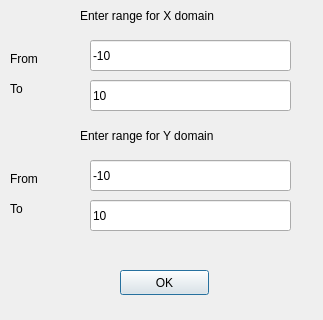
<?xml version="1.0" encoding="UTF-8"?>
<ui version="4.0">
 <class>AskRangeWindow</class>
 <widget class="QDialog" name="AskRangeWindow">
  <property name="geometry">
   <rect>
    <x>0</x>
    <y>0</y>
    <width>323</width>
    <height>320</height>
   </rect>
  </property>
  <property name="windowTitle">
   <string>Dialog</string>
  </property>
  <widget class="QLabel" name="label_range_X">
   <property name="geometry">
    <rect>
     <x>80</x>
     <y>0</y>
     <width>181</width>
     <height>31</height>
    </rect>
   </property>
   <property name="text">
    <string>Enter range for X domain</string>
   </property>
  </widget>
  <widget class="QLineEdit" name="edit_X_from">
   <property name="geometry">
    <rect>
     <x>90</x>
     <y>40</y>
     <width>201</width>
     <height>31</height>
    </rect>
   </property>
   <property name="text">
    <string>-10</string>
   </property>
  </widget>
  <widget class="QLineEdit" name="edit_X_to">
   <property name="geometry">
    <rect>
     <x>90</x>
     <y>80</y>
     <width>201</width>
     <height>31</height>
    </rect>
   </property>
   <property name="text">
    <string>10</string>
   </property>
  </widget>
  <widget class="QLabel" name="label_range_Y">
   <property name="geometry">
    <rect>
     <x>80</x>
     <y>120</y>
     <width>181</width>
     <height>31</height>
    </rect>
   </property>
   <property name="text">
    <string>Enter range for Y domain</string>
   </property>
  </widget>
  <widget class="QLabel" name="label_X_from">
   <property name="geometry">
    <rect>
     <x>10</x>
     <y>50</y>
     <width>67</width>
     <height>17</height>
    </rect>
   </property>
   <property name="text">
    <string>From</string>
   </property>
  </widget>
  <widget class="QLabel" name="label_X_to">
   <property name="geometry">
    <rect>
     <x>10</x>
     <y>80</y>
     <width>67</width>
     <height>17</height>
    </rect>
   </property>
   <property name="text">
    <string>To</string>
   </property>
  </widget>
  <widget class="QLineEdit" name="edit_Y_from">
   <property name="geometry">
    <rect>
     <x>90</x>
     <y>160</y>
     <width>201</width>
     <height>31</height>
    </rect>
   </property>
   <property name="text">
    <string>-10</string>
   </property>
  </widget>
  <widget class="QLabel" name="label_Y_from">
   <property name="geometry">
    <rect>
     <x>10</x>
     <y>170</y>
     <width>67</width>
     <height>17</height>
    </rect>
   </property>
   <property name="text">
    <string>From</string>
   </property>
  </widget>
  <widget class="QLineEdit" name="edit_Y_to">
   <property name="geometry">
    <rect>
     <x>90</x>
     <y>200</y>
     <width>201</width>
     <height>31</height>
    </rect>
   </property>
   <property name="text">
    <string>10</string>
   </property>
  </widget>
  <widget class="QLabel" name="label_Y_to">
   <property name="geometry">
    <rect>
     <x>10</x>
     <y>200</y>
     <width>67</width>
     <height>17</height>
    </rect>
   </property>
   <property name="text">
    <string>To</string>
   </property>
  </widget>
  <widget class="QPushButton" name="btn_ok">
   <property name="geometry">
    <rect>
     <x>120</x>
     <y>270</y>
     <width>89</width>
     <height>25</height>
    </rect>
   </property>
   <property name="text">
    <string>OK</string>
   </property>
  </widget>
 </widget>
 <resources/>
 <connections/>
</ui>
